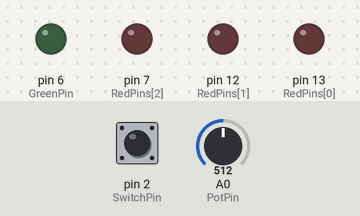
Simulated run of this sketch. Board: Arduino Uno, built with avr-gcc and run on an emulated ATmega328P. Shown: output pins drawn as LEDs (lit = HIGH). Dashed ring = blinking. The test bench sets the inputs (shaded band); at power-on: pin 2 (SwitchPin) LOW, A0 (PotPin) = 512. What the sketch prints to the serial monitor is not drawn.

Above: at 1.2 s.
1.3 s: pin 2 (SwitchPin) pulled HIGH for 0.15 s
At 2.7 s:
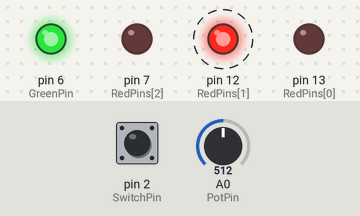
4.4 s: A0 (PotPin) set to 0
At 7.3 s:
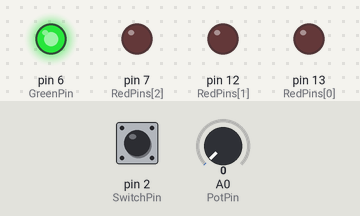
7.4 s: A0 (PotPin) set to 306
At 8.26 s:
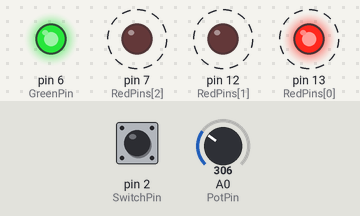
10.4 s: A0 (PotPin) set to 0
At 10.6 s:
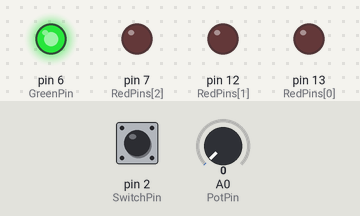
13.4 s: A0 (PotPin) set to 511
At 13.8 s:
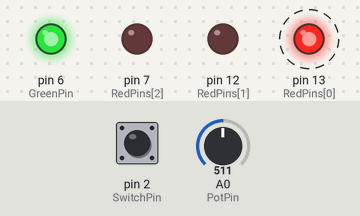
16.4 s: A0 (PotPin) set to 122
At 16.71 s:
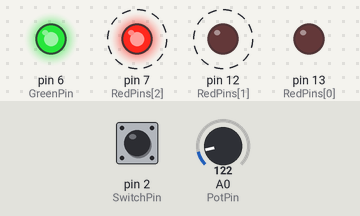
Timing chart, 0 to 66.9 s (numbered marks = the images above; inputs shaded):
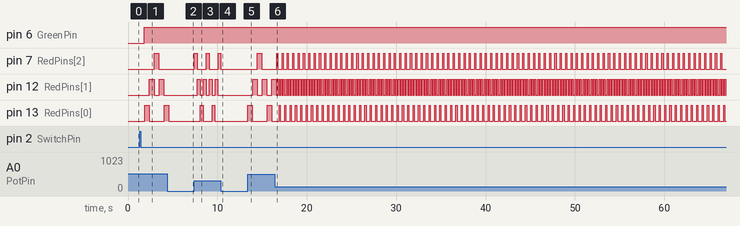

The sketch:

Blink.ino
```cpp
// the setup function runs once when you press reset or power the board

int RedPins[] = {13, 12, 7};
int GreenPin = 6;
int SwitchPin = 2;
int PotPin = A0;
int flashdel() {return(analogRead(PotPin) ^ 2);}
int RedPinsCount = (sizeof(RedPins) / sizeof(RedPins[1]));
int SwitchState = 0;

void setup() {
  Serial.begin(9600);
  for ( int p = 0; p < sizeof(RedPins) - 1; p++) {
    pinMode(RedPins[p], OUTPUT);
  }

  pinMode(GreenPin, OUTPUT);
  pinMode(SwitchPin, INPUT);
}

// the loop function runs over and over again forever
void loop() {

  //make a csv output

  Serial.print(millis());
  Serial.print(",");
  Serial.println(analogRead(PotPin));
  delay(100);


  if (buttonPressed() == 1) {
    delay(500);
    lightsOn();
    }
  }

boolean buttonPressed() {

  long time = millis();
  int debounce = 30;
  boolean previous = digitalRead(SwitchPin);
  boolean lastRead = 0;

  while (millis() - time < debounce) {
    lastRead = digitalRead(SwitchPin);
    if (lastRead != previous) {
      time = millis();
      previous = lastRead ;
    }
  }

  return (lastRead);
}

void lightsOn () {

  SwitchState = 1;
  digitalWrite(GreenPin, HIGH);
  // build the sequence to flash leds
  int flashsqLen = (RedPinsCount * 2) - 2;
  int flashsq[flashsqLen];
  for ( int i = 0; i < RedPinsCount; i++) {
    flashsq[i] = RedPins[i];
  }
  int tick = 0;
  for ( int i = RedPinsCount - 2; i > 0; i--) {
    flashsq[RedPinsCount + tick] = RedPins[i];
    tick = tick++;
  }
  // then run through the sequence
  while (1 == 1) {
  if(SwitchState == 0) { break; }
  for (int f = 0; f < flashsqLen; f++) {
    if (buttonPressed() == 1 ) {
      lightsOff();
      delay(flashdel());
      break;
    }
    digitalWrite(flashsq[f], HIGH);
    delay(flashdel());
    digitalWrite(flashsq[f], LOW);
  } }
}

void lightsOff () {
  SwitchState = 0;
  digitalWrite(GreenPin, LOW);
  for (int p = 0; p < RedPinsCount; p++) {
    digitalWrite(RedPins[p], LOW);
  }
  delay(500);
}
```

Measured:
- after the input at 1.3 s, pin 6 (GreenPin): LOW → HIGH after 0.53 s; pin 7 (RedPins[2]): LOW → HIGH after 1.6 s, → LOW 0.51 s later; pin 12 (RedPins[1]): alternates HIGH for 0.51 s and LOW for 0.57 s, starting after 1.1 s; pin 13 (RedPins[0]): LOW → HIGH after 0.56 s, → LOW 0.51 s later, → HIGH 1.7 s later
- after the input at 4.4 s, pin 7 (RedPins[2]): stays LOW (without the input it goes to HIGH after 0.72 s); pin 12 (RedPins[1]): stops changing and stays LOW; pin 13 (RedPins[0]): goes on until 4.5 s, then stays LOW
- after the input at 7.4 s, pin 7 (RedPins[2]): alternates HIGH for 0.30 s and LOW for 1.0 s, starting at once; pin 12 (RedPins[1]): alternates HIGH for 0.30 s and LOW for 0.36 s, starting after 0.36 s; pin 13 (RedPins[0]): alternates HIGH for 0.30 s and LOW for 1.0 s, starting after 0.69 s
- after the input at 10.4 s, pin 7 (RedPins[2]), pin 12 (RedPins[1]), pin 13 (RedPins[0]): stops changing and stays LOW
- after the input at 13.4 s, pin 7 (RedPins[2]): LOW → HIGH after 1.1 s, → LOW 0.51 s later; pin 12 (RedPins[1]): alternates HIGH for 0.51 s and LOW for 0.57 s, starting after 0.54 s; pin 13 (RedPins[0]): alternates HIGH for 0.51 s and LOW for 1.6 s, starting at once
- after the input at 16.4 s, pin 7 (RedPins[2]): alternates HIGH for 0.12 s and LOW for 0.48 s, starting after 0.36 s; pin 12 (RedPins[1]): alternates HIGH for 0.12 s and LOW for 0.18 s, starting after 0.39 s; pin 13 (RedPins[0]): alternates HIGH for 0.12 s and LOW for 0.48 s, starting after 0.54 s
